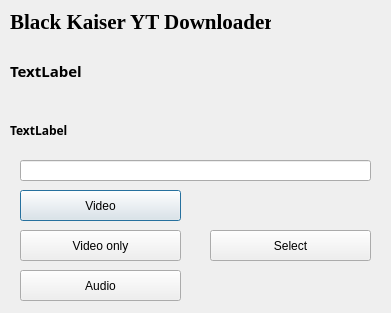
<?xml version="1.0" encoding="UTF-8"?>
<ui version="4.0">
 <class>Dialog</class>
 <widget class="QDialog" name="Dialog">
  <property name="geometry">
   <rect>
    <x>0</x>
    <y>0</y>
    <width>391</width>
    <height>313</height>
   </rect>
  </property>
  <property name="windowTitle">
   <string>Dialog</string>
  </property>
  <widget class="QPushButton" name="videobtn">
   <property name="geometry">
    <rect>
     <x>20</x>
     <y>190</y>
     <width>161</width>
     <height>31</height>
    </rect>
   </property>
   <property name="text">
    <string>Video</string>
   </property>
  </widget>
  <widget class="QPushButton" name="audiobtn">
   <property name="geometry">
    <rect>
     <x>20</x>
     <y>270</y>
     <width>161</width>
     <height>31</height>
    </rect>
   </property>
   <property name="text">
    <string>Audio</string>
   </property>
  </widget>
  <widget class="QPushButton" name="videoonlybtn">
   <property name="geometry">
    <rect>
     <x>20</x>
     <y>230</y>
     <width>161</width>
     <height>31</height>
    </rect>
   </property>
   <property name="text">
    <string>Video only</string>
   </property>
  </widget>
  <widget class="QLabel" name="name">
   <property name="geometry">
    <rect>
     <x>10</x>
     <y>10</y>
     <width>261</width>
     <height>24</height>
    </rect>
   </property>
   <property name="font">
    <font>
     <family>Times New Roman</family>
     <pointsize>16</pointsize>
     <weight>75</weight>
     <bold>true</bold>
    </font>
   </property>
   <property name="cursor">
    <cursorShape>SizeAllCursor</cursorShape>
   </property>
   <property name="text">
    <string>Black Kaiser YT Downloader</string>
   </property>
  </widget>
  <widget class="QLineEdit" name="vidurl">
   <property name="geometry">
    <rect>
     <x>20</x>
     <y>160</y>
     <width>351</width>
     <height>21</height>
    </rect>
   </property>
   <property name="text">
    <string/>
   </property>
  </widget>
  <widget class="QLabel" name="directory">
   <property name="geometry">
    <rect>
     <x>10</x>
     <y>40</y>
     <width>371</width>
     <height>61</height>
    </rect>
   </property>
   <property name="font">
    <font>
     <family>Sitka Text</family>
     <pointsize>11</pointsize>
     <weight>75</weight>
     <bold>true</bold>
    </font>
   </property>
   <property name="text">
    <string>TextLabel</string>
   </property>
  </widget>
  <widget class="QPushButton" name="selectbtn">
   <property name="geometry">
    <rect>
     <x>210</x>
     <y>230</y>
     <width>161</width>
     <height>31</height>
    </rect>
   </property>
   <property name="text">
    <string>Select</string>
   </property>
  </widget>
  <widget class="QLabel" name="fold">
   <property name="geometry">
    <rect>
     <x>10</x>
     <y>100</y>
     <width>361</width>
     <height>61</height>
    </rect>
   </property>
   <property name="font">
    <font>
     <family>Sitka Text</family>
     <pointsize>9</pointsize>
     <weight>75</weight>
     <bold>true</bold>
    </font>
   </property>
   <property name="text">
    <string>TextLabel</string>
   </property>
  </widget>
 </widget>
 <resources/>
 <connections/>
</ui>
